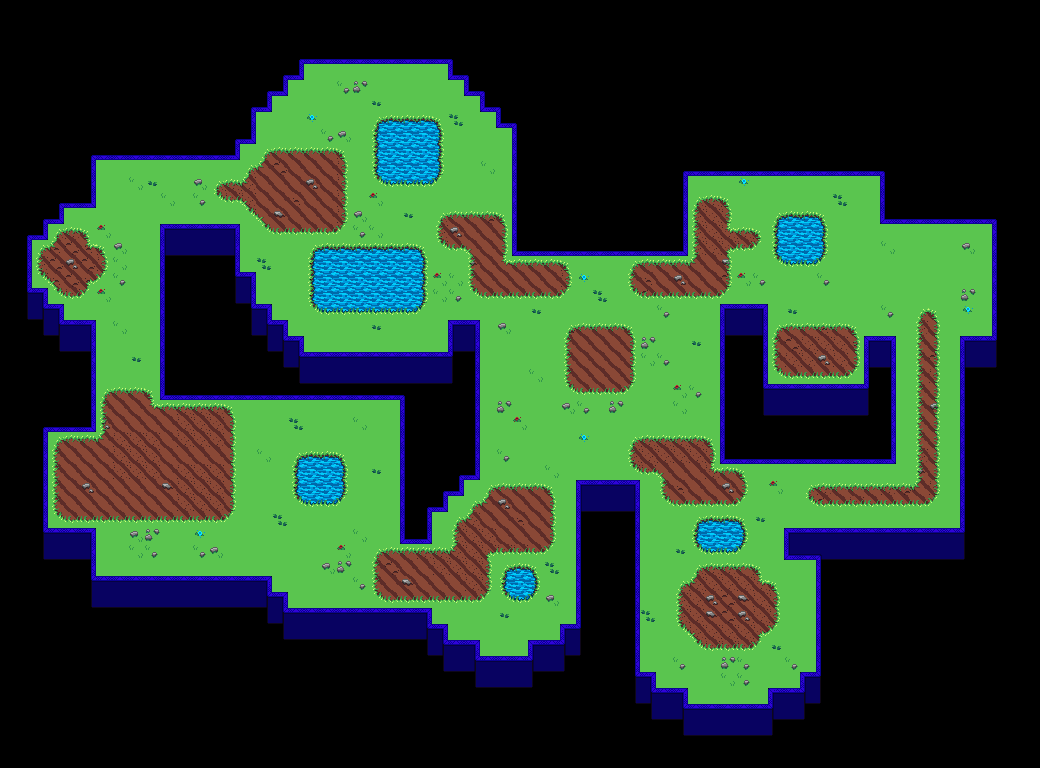

A 2D game scene composited from a Tiled map and its tileset images. What follows is a short description and the map's XML, with each tile layer's data collapsed to a summary:
An orthogonal 65x48 tile map with 16x16 px tiles, 4 tile layers (Environment Under, Environment, Border2, Border), 3 tilesets and 102 objects.

<map version="1.5" tiledversion="1.7.2" orientation="orthogonal" renderorder="right-down" width="65" height="48" tilewidth="16" tileheight="16" infinite="0" nextlayerid="15" nextobjectid="172">
 <tileset firstgid="1" source="Environment.tsx" />
 <tileset firstgid="25" source="Environment Under.tsx" />
 <tileset firstgid="40" source="Borders.tsx" />
 <layer id="2" name="Environment Under" width="65" height="48">
  <data>[3120 cells, 577 non-empty, 15 distinct tile ids]</data>
 </layer>
 <layer id="1" name="Environment" width="65" height="48">
  <data>[3120 cells, 1091 non-empty, 21 distinct tile ids]</data>
 </layer>
 <layer id="4" name="Border2" width="65" height="48">
  <data>[3120 cells, 149 non-empty, 4 distinct tile ids]</data>
 </layer>
 <layer id="3" name="Border" width="65" height="48">
  <data>[3120 cells, 379 non-empty, 15 distinct tile ids]</data>
 </layer>
 <objectgroup id="14" name="Enemy Spawn Points">
  <properties>
   <property name="isSpawnPoint" type="bool" value="true" />
  </properties>
  <object id="124" x="278.667" y="164.667">
   <point />
  </object>
  <object id="125" x="58" y="250">
   <point />
  </object>
  <object id="126" x="86.6667" y="266.667">
   <point />
  </object>
  <object id="127" x="62.6667" y="278">
   <point />
  </object>
  <object id="128" x="137.333" y="450.667">
   <point />
  </object>
  <object id="129" x="196" y="423.333">
   <point />
  </object>
  <object id="130" x="204" y="487.333">
   <point />
  </object>
  <object id="131" x="80" y="498">
   <point />
  </object>
  <object id="132" x="272" y="421.333">
   <point />
  </object>
  <object id="133" x="367.333" y="448">
   <point />
  </object>
  <object id="134" x="144" y="555.333">
   <point />
  </object>
  <object id="135" x="497.333" y="633.333">
   <point />
  </object>
  <object id="136" x="340" y="94.6667">
   <point />
  </object>
  <object id="138" x="704" y="204.667">
   <point />
  </object>
  <object id="140" x="855.333" y="186.667">
   <point />
  </object>
  <object id="141" x="966.667" y="232">
   <point />
  </object>
  <object id="142" x="794" y="364">
   <point />
  </object>
  <object id="143" x="842" y="350">
   <point />
  </object>
  <object id="144" x="726.667" y="605.333">
   <point />
  </object>
  <object id="145" x="666.667" y="666.667">
   <point />
  </object>
  <object id="146" x="793.333" y="626.667">
   <point />
  </object>
  <object id="147" x="318" y="333.333">
   <point />
  </object>
  <object id="148" x="474.667" y="134.667">
   <point />
  </object>
  <object id="149" x="505.333" y="430">
   <point />
  </object>
  <object id="150" x="705.333" y="374.667">
   <point />
  </object>
  <object id="151" x="327.333" y="216">
   <point />
  </object>
  <object id="166" x="456.5" y="230.5">
   <point />
  </object>
  <object id="167" x="685.5" y="490">
   <point />
  </object>
  <object id="168" x="694" y="604.5">
   <point />
  </object>
  <object id="169" x="762" y="601">
   <point />
  </object>
  <object id="170" x="600.5" y="264">
   <point />
  </object>
 </objectgroup>
 <objectgroup id="10" name="Border Collisions">
  <properties>
   <property name="isWater" type="bool" value="false" />
  </properties>
  <object id="10" x="64.5" y="153.75" width="30.75" height="53.25" />
  <object id="11" x="41.75" y="201.25" width="21.75" height="21.5" />
  <object id="12" x="26.75" y="221.5" width="20" height="17.25" />
  <object id="15" x="15.75" y="235.25" width="14.75" height="68.75" />
  <object id="16" x="32.25" y="288.5" width="15.25" height="30.25" />
  <object id="17" x="43.75" y="305" width="19.75" height="29.75" />
  <object id="23" x="43.5" y="321.5" width="51.75" height="110.75" />
  <object id="24" x="30.75" y="426.5" width="16.75" height="131.25" />
  <object id="25" x="43" y="528.25" width="52.5" height="78.5" />
  <object id="26" x="90.75" y="576.5" width="180.75" height="31.75" />
  <object id="27" x="267" y="593" width="20.25" height="29.25" />
  <object id="29" x="282.75" y="608" width="148.75" height="30.75" />
  <object id="30" x="427.25" y="625.25" width="20.25" height="30.5" />
  <object id="31" x="443" y="641.5" width="36.25" height="29" />
  <object id="32" x="475.75" y="656.75" width="56.75" height="28.75" />
  <object id="34" x="528.25" y="640.75" width="37" height="29.75" />
  <object id="35" x="560.5" y="625" width="20.25" height="29.75" />
  <object id="38" x="577.25" y="481.25" width="61.75" height="206.5" />
  <object id="39" x="635.25" y="671.75" width="20" height="32" />
  <object id="40" x="650.75" y="688.5" width="36.25" height="30.25" />
  <object id="41" x="683.5" y="704.5" width="89" height="30.25" />
  <object id="43" x="768.75" y="689.5" width="36.25" height="31.5" />
  <object id="44" x="801" y="673.25" width="19" height="29.75" />
  <object id="47" x="784.75" y="528.75" width="179.75" height="30.75" />
  <object id="49" x="960" y="336" width="36" height="223.333" />
  <object id="51" x="881.549" y="207.667" width="111.451" height="15.6667" />
  <object id="52" x="865.25" y="336.667" width="29" height="126" />
  <object id="54" x="721" y="305" width="46.3333" height="157.667" />
  <object id="55" x="767.667" y="384.333" width="96.3333" height="78.6667" />
  <object id="56" x="160.667" y="225" width="78.6667" height="174" />
  <object id="57" x="236" y="273.242" width="18.6667" height="62.0909" />
  <object id="58" x="251.333" y="305.485" width="19" height="30.8485" />
  <object id="59" x="267" y="320.758" width="20" height="31.5758" />
  <object id="60" x="283.333" y="337.06" width="20" height="45.9394" />
  <object id="64" x="401" y="352.667" width="30.3333" height="191" />
  <object id="65" x="428.333" y="480.667" width="19.3333" height="30.6667" />
  <object id="66" x="442.667" y="464" width="21" height="31.3333" />
  <object id="67" x="448.667" y="321.94" width="30.6667" height="158.394" />
  <object id="68" x="239" y="353.636" width="209" height="46.3636" />
  <object id="69" x="881.383" y="160" width="23.2841" height="63.3333" />
  <object id="70" x="672" y="159.333" width="214" height="15.7273" />
  <object id="79" x="497" y="96.3333" width="19.3333" height="30.6667" />
  <object id="80" x="480.667" y="81" width="18" height="29.6667" />
  <object id="81" x="465" y="66.6667" width="16.6667" height="28.6667" />
  <object id="82" x="448.667" y="53.6667" width="18" height="26" />
  <object id="83" x="298" y="46.6667" width="159.667" height="16.6667" />
  <object id="84" x="283" y="46.6667" width="20" height="32.3333" />
  <object id="85" x="263" y="62.3333" width="24.3333" height="32.6667" />
  <object id="86" x="249" y="79.6667" width="22" height="31" />
  <object id="87" x="231.333" y="98.6667" width="23.6667" height="43.6667" />
  <object id="88" x="90.6667" y="130.667" width="148" height="28" />
  <object id="153" x="513.333" y="1" width="172" height="252.667" />
  <object id="154" x="683.333" y="1.33333" width="367.333" height="159.333" />
  <object id="155" x="900" y="146" width="157.333" height="66" />
  <object id="156" x="993.333" y="201.333" width="42.6667" height="561.333" />
  <object id="157" x="818" y="559.333" width="172" height="202" />
  <object id="158" x="5.33333" y="736.667" width="818.667" height="28" />
  <object id="159" x="5.33333" y="644.667" width="419.333" height="84" />
  <object id="160" x="425.333" y="694" width="207.333" height="38" />
  <object id="161" x="4.66667" y="11.3333" width="21.3333" height="620.667" />
  <object id="162" x="10" y="612.667" width="256" height="20" />
  <object id="163" x="26.6667" y="4.66667" width="194" height="120.667" />
  <object id="164" x="226.667" y="2.66667" width="282.667" height="40.6667" />
  </objectgroup>
 <objectgroup id="11" name="Water Collisions">
  <properties>
   <property name="isWater" type="bool" value="true" />
  </properties>
  <!-- 6 objects omitted --></objectgroup>
</map>
<!-- 8 of 102 objects omitted -->